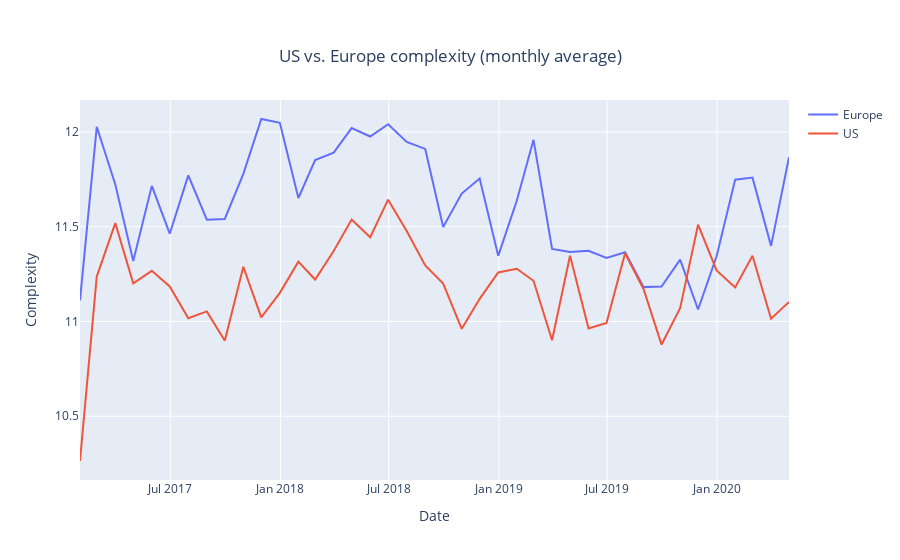

Notebook source saved alongside this figure:
### Code cell
# plot complexity
plot_europe_us_complexity(continent_mean)
